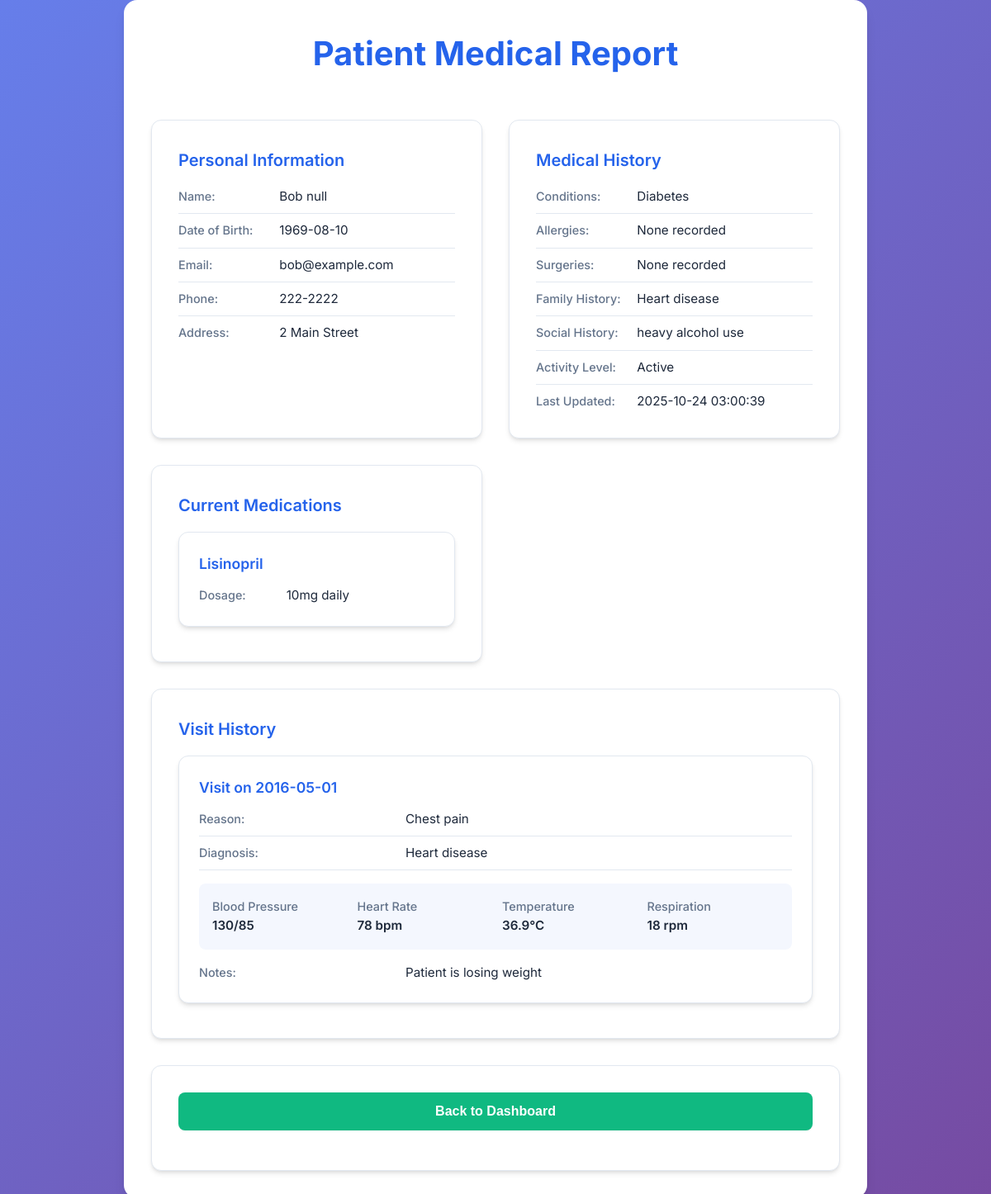
The page /doctor/generate_report.php?patient_id=2 (signed in) on the database its author committed.
### tables this page shows
CREATE TABLE PATIENT_INFO (
    patient_id INT AUTO_INCREMENT PRIMARY KEY,
    first_name VARCHAR(50) NOT NULL,
    last_name VARCHAR(50) NOT NULL,
    date_of_birth DATE NOT NULL,
    gender VARCHAR(20) NOT NULL,
    phone_number VARCHAR(20) NOT NULL,
    contact_email VARCHAR(100) UNIQUE NOT NULL,
    address VARCHAR(200) NOT NULL,
    emergency_contact_name VARCHAR(100) NOT NULL,
    emergency_contact_number VARCHAR(20) NOT NULL,
    marital_status ENUM('Single', 'Married', 'Divorced', 'Widowed','Seperated'),
    ethnicity VARCHAR(50) NOT NULL
);

CREATE TABLE PREEXISTING_MEDICAL_HISTORY (
    history_id INT AUTO_INCREMENT PRIMARY KEY,
    patient_id INT,
    conditions TEXT,
    allergies TEXT,
    family_history TEXT,
    surgeries TEXT,
    social_history TEXT,
    activity_level TEXT,
    serious_illnesses TEXT,
    serious_injuries TEXT,
    other_info TEXT,
    last_time_updated DATETIME,
    FOREIGN KEY (patient_id) REFERENCES PATIENT_INFO(patient_id)
);

CREATE TABLE PATIENT_MEDICATIONS (
    med_id INT AUTO_INCREMENT PRIMARY KEY,
    patient_id INT NOT NULL,
    medication_name VARCHAR(100) NOT NULL,
    start_date DATE,
    end_date DATE,
    dosage VARCHAR(50),
    FOREIGN KEY (patient_id) REFERENCES PATIENT_INFO(patient_id)
);

CREATE TABLE HOSPITAL_VISITS (
    visit_id INT AUTO_INCREMENT PRIMARY KEY,
    patient_id INT,
    doctor_id INT,
    visit_date DATE,
    visit_reason VARCHAR(200),
    diagnosis VARCHAR(200),
    FOREIGN KEY (patient_id) REFERENCES PATIENT_INFO(patient_id),
    FOREIGN KEY (doctor_id) REFERENCES DOCTOR_INFO(doctor_id)
);

CREATE TABLE RETURNED_VISIT_DATA (
    return_id INT AUTO_INCREMENT PRIMARY KEY,
    visit_id INT,
    patient_id INT,
    doctor_id INT,
    visit_date DATE,
    height DECIMAL(5,2),
    weight DECIMAL(5,2),
    blood_pressure VARCHAR(20),
    heart_rate INT,
    next_checkup_date DATE,
    temperature DECIMAL(4,1),
    new_medicines TEXT,
    respiration_rate INT,
    new_conditions TEXT,
    skin_health ENUM('Worst', 'Worsening', 'Normal', 'Better', 'Best'),
    organ_health ENUM('Worst', 'Worsening', 'Normal', 'Better', 'Best'),
    neurological_health ENUM('Worst', 'Worsening', 'Normal', 'Better', 'Best'),
    urgent_concern TEXT,
    extra_notes TEXT,
    FOREIGN KEY (visit_id) REFERENCES HOSPITAL_VISITS(visit_id),
    FOREIGN KEY (patient_id) REFERENCES PATIENT_INFO(patient_id),
    FOREIGN KEY (doctor_id) REFERENCES DOCTOR_INFO(doctor_id)
);

### doctor/generate_report.php (the view, shortened to what this page needs)
<?php
include '../includes/db.php';
$patient_id = isset($_GET['patient_id']) ? (int)$_GET['patient_id'] : 0;
$pstmt = $conn->prepare("SELECT * FROM PATIENT_INFO WHERE patient_id = ?");
$pstmt->bind_param("i", $patient_id);
$pstmt->execute();
$patient = $pstmt->get_result()->fetch_assoc();
$hstmt = $conn->prepare("SELECT * FROM PREEXISTING_MEDICAL_HISTORY WHERE patient_id = ?");
$hstmt->bind_param("i", $patient_id);
$hstmt->execute();
$history = $hstmt->get_result()->fetch_assoc();
$vstmt = $conn->prepare("SELECT * FROM HOSPITAL_VISITS WHERE patient_id = ? ORDER BY visit_date DESC");
$vstmt->bind_param("i", $patient_id);
$vstmt->execute();
$visits = $vstmt->get_result();
$rstmt = $conn->prepare("SELECT * FROM RETURNED_VISIT_DATA WHERE patient_id = ?");
$rstmt->bind_param("i", $patient_id);
$rstmt->execute();
$rvd_res = $rstmt->get_result();
$rvd_by_visit = [];
while ($row = $rvd_res->fetch_assoc()) {
    $rvd_by_visit[$row['visit_id']] = $row;
}
$mstmt = $conn->prepare("SELECT medication_name, dosage FROM PATIENT_MEDICATIONS WHERE patient_id = ?");
$mstmt->bind_param("i", $patient_id);
$mstmt->execute();
$medications = $mstmt->get_result();
?>
<!DOCTYPE html>
<html lang="en">
<head>
    <link rel="stylesheet" href="../css/styles.css">
</head>
<body>
    <div class="dashboard-container">
        <div class="dashboard-header">
            <h1>Patient Medical Report</h1>
        </div>
        <?php if (!$patient): ?>
            <div class="dashboard-card">
                <h3>Patient Not Found</h3>
                <p>The requested patient record could not be found.</p>
            </div>
        <?php else: ?>
            <div class="dashboard-grid">
                <div class="dashboard-card">
                    <h3>Personal Information</h3>
                    <div class="table-card-row">
                        <div class="table-card-label">Name:</div>
                        <div class="table-card-value"><?php echo htmlspecialchars($patient['first_name'].' '.$patient['last_name']); ?></div>
                    </div>
                    <div class="table-card-row">
                        <div class="table-card-label">Date of Birth:</div>
                        <div class="table-card-value"><?php echo htmlspecialchars($patient['date_of_birth']); ?></div>
                    </div>
                    <div class="table-card-row">
                        <div class="table-card-label">Email:</div>
                        <div class="table-card-value"><?php echo htmlspecialchars($patient['contact_email'] ?? 'Not provided'); ?></div>
                    </div>
                    <div class="table-card-row">
                        <div class="table-card-label">Phone:</div>
                        <div class="table-card-value"><?php echo htmlspecialchars($patient['phone_number'] ?? 'Not provided'); ?></div>
                    </div>
                    <div class="table-card-row">
                        <div class="table-card-label">Address:</div>
                        <div class="table-card-value"><?php echo htmlspecialchars($patient['address'] ?? 'Not provided'); ?></div>
                    </div>
                </div>
                <div class="dashboard-card">
                    <h3>Medical History</h3>
                    <?php if ($history): ?>
                        <div class="table-card-row">
                            <div class="table-card-label">Conditions:</div>
                            <div class="table-card-value"><?php echo htmlspecialchars($history['conditions'] ?? 'None recorded'); ?></div>
                        </div>
                        <div class="table-card-row">
                            <div class="table-card-label">Allergies:</div>
                            <div class="table-card-value"><?php echo htmlspecialchars($history['allergies'] ?? 'None recorded'); ?></div>
                        </div>
                        <div class="table-card-row">
                            <div class="table-card-label">Surgeries:</div>
                            <div class="table-card-value"><?php echo htmlspecialchars($history['surgeries'] ?? 'None recorded'); ?></div>
                        </div>
                        <div class="table-card-row">
                            <div class="table-card-label">Family History:</div>
                            <div class="table-card-value"><?php echo htmlspecialchars($history['family_history'] ?? 'None recorded'); ?></div>
                        </div>
                        <div class="table-card-row">
                            <div class="table-card-label">Social History:</div>
                            <div class="table-card-value"><?php echo htmlspecialchars($history['social_history'] ?? 'None recorded'); ?></div>
                        </div>
                        <div class="table-card-row">
                            <div class="table-card-label">Activity Level:</div>
                            <div class="table-card-value"><?php echo htmlspecialchars($history['activity_level'] ?? 'Not specified'); ?></div>
                        </div>
                        <div class="table-card-row">
                            <div class="table-card-label">Last Updated:</div>
                            <div class="table-card-value"><?php echo htmlspecialchars($history['last_time_updated'] ?? 'Never'); ?></div>
                        </div>
                    <?php else: ?>
                        <p>No medical history recorded</p>
                    <?php endif; ?>
                </div>
                <div class="dashboard-card">
                    <h3>Current Medications</h3>
                    <?php if ($medications->num_rows > 0): ?>
                        <div class="table-cards">
                            <?php while ($med = $medications->fetch_assoc()): ?>
                                <div class="table-card">
                                    <div class="table-card-header"><?php echo htmlspecialchars($med['medication_name']); ?></div>
                                    <div class="table-card-row">
                                        <div class="table-card-label">Dosage:</div>
                                        <div class="table-card-value"><?php echo htmlspecialchars($med['dosage']); ?></div>
                                    </div>
                                </div>
                            <?php endwhile; ?>
                        </div>
                    <?php else: ?>
                        <p>No medications recorded</p>
                    <?php endif; ?>
                </div>
                <div class="dashboard-card" style="grid-column: 1 / -1;">
                    <h3>Visit History</h3>
                    <?php if ($visits->num_rows === 0): ?>
                        <p>No visits recorded</p>
                    <?php else: ?>
                        <div class="table-cards">
                            <?php while ($v = $visits->fetch_assoc()):
                                $rvd = $rvd_by_visit[$v['visit_id']] ?? null; ?>
                                <div class="table-card">
                                    <div class="table-card-header">
                                        Visit on <?php echo htmlspecialchars($v['visit_date']); ?>
                                    </div>
                                    <div class="table-card-row">
                                        <div class="table-card-label">Reason:</div>
                                        <div class="table-card-value"><?php echo htmlspecialchars($v['visit_reason'] ?? 'Not specified'); ?></div>
                                    </div>
                                    <?php if (!empty($v['diagnosis'])): ?>
                                    <div class="table-card-row">
                                        <div class="table-card-label">Diagnosis:</div>
                                        <div class="table-card-value"><?php echo htmlspecialchars($v['diagnosis']); ?></div>
                                    </div>
                                    <?php endif; ?>
                                    <?php if ($rvd): ?>
                                    <div style="display: grid; grid-template-columns: 1fr 1fr 1fr 1fr; gap: 1rem; margin: 1rem 0; padding: 1rem; background: rgba(37, 99, 235, 0.05); border-radius: 8px;">
                                        <div>
                                            <div class="table-card-label">Blood Pressure</div>
                                            <div class="table-card-value" style="font-weight: 600;"><?php echo htmlspecialchars($rvd['blood_pressure'] ?? 'N/A'); ?></div>
                                        </div>
                                        <div>
                                            <div class="table-card-label">Heart Rate</div>
                                            <div class="table-card-value" style="font-weight: 600;"><?php echo htmlspecialchars($rvd['heart_rate'] ?? 'N/A'); ?> bpm</div>
                                        </div>
                                        <div>
                                            <div class="table-card-label">Temperature</div>
                                            <div class="table-card-value" style="font-weight: 600;"><?php echo htmlspecialchars($rvd['temperature'] ?? 'N/A'); ?>°C</div>
                                        </div>
                                        <div>
                                            <div class="table-card-label">Respiration</div>
                                            <div class="table-card-value" style="font-weight: 600;"><?php echo htmlspecialchars($rvd['respiration_rate'] ?? 'N/A'); ?> rpm</div>
                                        </div>
                                    </div>
                                    <?php endif; ?>
                                    <?php if (!empty($rvd['extra_notes'])): ?>
                                    <div class="table-card-row">
                                        <div class="table-card-label">Notes:</div>
                                        <div class="table-card-value"><?php echo htmlspecialchars($rvd['extra_notes']); ?></div>
                                    </div>
                                    <?php endif; ?>
                                </div>
                            <?php endwhile; ?>
                        </div>
                    <?php endif; ?>
                </div>
            </div>
        <?php endif; ?>
        <div class="dashboard-card" style="text-align: center; margin-top: 2rem;">
            <a href="view_patient.php">
                <button style="background: var(--secondary-color);">Back to Dashboard</button>
            </a>
        </div>
    </div>
</body>
</html>

### css/styles.css (style rules this page uses)
:root { --primary-color: #2563eb; --primary-dark: #1d4ed8; --secondary-color: #10b981; --accent-color: #f59e0b; --background-color: #f8fafc; --surface-color: #ffffff; --text-primary: #1e293b; --text-secondary: #64748b; --border-color: #e2e8f0; --error-color: #ef4444; --success-color: #10b981; --shadow-sm: 0 1px 2px 0 rgb(0 0 0 / 0.05); --shadow-md: 0 4px 6px -1px rgb(0 0 0 / 0.1), 0 2px 4px -2px rgb(0 0 0 / 0.1); --shadow-lg: 0 10px 15px -3px rgb(0 0 0 / 0.1), 0 4px 6px -4px rgb(0 0 0 / 0.1); --shadow-xl: 0 20px 25px -5px rgb(0 0 0 / 0.1), 0 8px 10px -6px rgb(0 0 0 / 0.1); }
* { margin: 0; padding: 0; box-sizing: border-box; }
body { font-family: 'Inter', -apple-system, BlinkMacSystemFont, 'Segoe UI', Roboto, sans-serif; background: linear-gradient(135deg, #667eea 0%, #764ba2 100%); min-height: 100vh; color: var(--text-primary); line-height: 1.6; font-size: 1rem; }
h1 { color: var(--primary-color); font-size: 2rem; font-weight: 600; margin-bottom: 1rem; }
h3 { color: var(--text-primary); font-size: 1.25rem; font-weight: 500; margin-bottom: 0.75rem; }
button { background: linear-gradient(135deg, var(--primary-color), var(--primary-dark)); color: white; border: none; padding: 0.875rem 2rem; border-radius: 8px; font-size: 1rem; font-weight: 600; cursor: pointer; transition: all 0.2s ease; box-shadow: var(--shadow-sm); width: 100%; margin-bottom: 1rem; }
.table-cards { margin: 10px auto; display: grid; gap: 1rem; }
.table-card { background: var(--surface-color); border-radius: 12px; padding: 1.5rem; box-shadow: var(--shadow-md); border: 1px solid var(--border-color); transition: all 0.2s ease; }
.table-card-header { font-weight: 600; color: var(--primary-color); margin-bottom: 0.75rem; font-size: 1.1rem; }
.table-card-row { display: grid; grid-template-columns: 1fr 2fr; gap: 1rem; margin-bottom: 0.5rem; padding-bottom: 0.5rem; border-bottom: 1px solid var(--border-color); }
.table-card-row:last-child { border-bottom: none; margin-bottom: 0; padding-bottom: 0; }
.table-card-label { font-weight: 500; color: var(--text-secondary); font-size: 0.9rem; }
.table-card-value { color: var(--text-primary); font-size: 0.95rem; }
.dashboard-container { max-width: 500px; margin-top: 15px; padding: 1rem; background: var(--surface-color); border-radius: 16px; box-shadow: var(--shadow-lg); border: 1px solid rgba(255, 255, 255, 0.2); }
.dashboard-header { text-align: center; margin-bottom: 3rem; }
.dashboard-header h1 { color: var(--primary-color); font-size: 2.5rem; font-weight: 700; margin-bottom: 0.5rem; }
.dashboard-grid { display: grid; grid-template-columns: repeat(auto-fit, minmax(300px, 1fr)); gap: 2rem; margin-top: 2rem; width: 100%; max-width: 1200px; margin-left: auto; margin-right: auto; }
.dashboard-card { background: var(--surface-color); border-radius: 12px; padding: 2rem; box-shadow: var(--shadow-md); border: 1px solid var(--border-color); transition: all 0.2s ease; }
.dashboard-card h3 { color: var(--primary-color); margin-bottom: 1rem; font-size: 1.25rem; font-weight: 600; }
.dashboard-container { max-width: 900px; margin: 0 auto; padding: 2rem; }

### rows shown on the page
patient_info: first_name+last_name "Bob null", date_of_birth "1969-08-10", contact_email "bob@example.com", phone_number "222-2222", address "2 Main Street"
preexisting_medical_history: conditions "Diabetes", allergies "None recorded", surgeries "None recorded", family_history "Heart disease", social_history "heavy alcohol use", activity_level "Active", last_time_updated "2025-10-24 03:00:39"
patient_medications: medication_name "Lisinopril", dosage "10mg daily"
hospital_visits: visit_date "2016-05-01", visit_reason "Chest pain", diagnosis "Heart disease", visit_id.blood_pressure "130/85", visit_id.heart_rate "78", visit_id.temperature "36.9", visit_id.respiration_rate "18", visit_id.extra_notes "Patient is losing weight"
